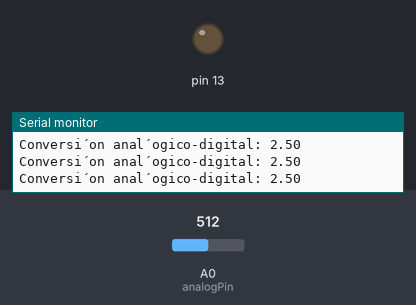
Bench run of a sketch on a simulated Arduino Uno, built with avr-gcc and run on an emulated ATmega328P. On the bench: output pins drawn as LEDs (lit = HIGH), the last lines printed to the serial monitor. The inputs (shaded band) are chosen by the test bench; at power-on: A0 (analogPin) = 512.

Above: at 1.2 s.
1.3 s: A0 (analogPin) set to 598
4.3 s: A0 (analogPin) set to 628
At 5.5 s:
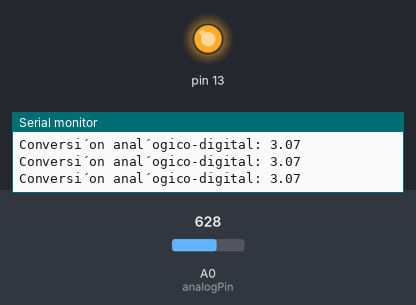
5.8 s: A0 (analogPin) set to 511
At 6.9 s:
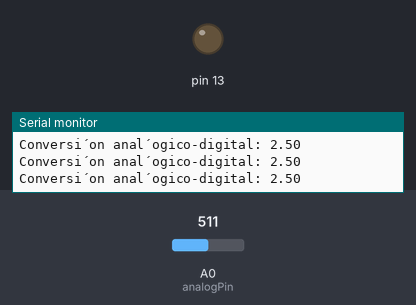
8.8 s: A0 (analogPin) set to 716
At 10.2 s:
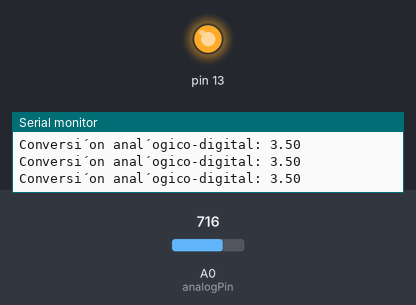
Timing chart, 0 to 11.8 s (numbered marks = the images above; inputs shaded):
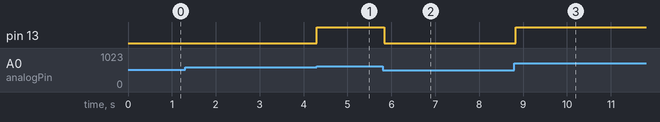

The sketch:

p2_4_1.ino
```cpp
int analogPin = A0; // potentiometer wiper (middle terminal) connected to analog pin 3
// outside leads to ground and +5V
int val = 0; // variable to store the value read
float tot;
void setup() {
Serial.begin(9600); // setup serial
pinMode(13, OUTPUT);
}
void loop() {
val = analogRead(analogPin); // read the input pin
tot = 5.0*(float)val/1023.0;

if(tot > 3.0000){
  analogWrite(13, val/4);
}else{
  digitalWrite(13,LOW);
}
Serial.print ("Conversi´on anal´ogico-digital: ");
Serial.println(tot); // debug value
}
```

Measured:
- the behaviour switches between 613 and 614 on A0 (analogPin) (found by bisection; images 0 and 1)
- after the input at 4.3 s, pin 13: LOW → HIGH at once
- after the input at 5.8 s, pin 13: HIGH → LOW at once
- after the input at 8.8 s, pin 13: LOW → HIGH at once
